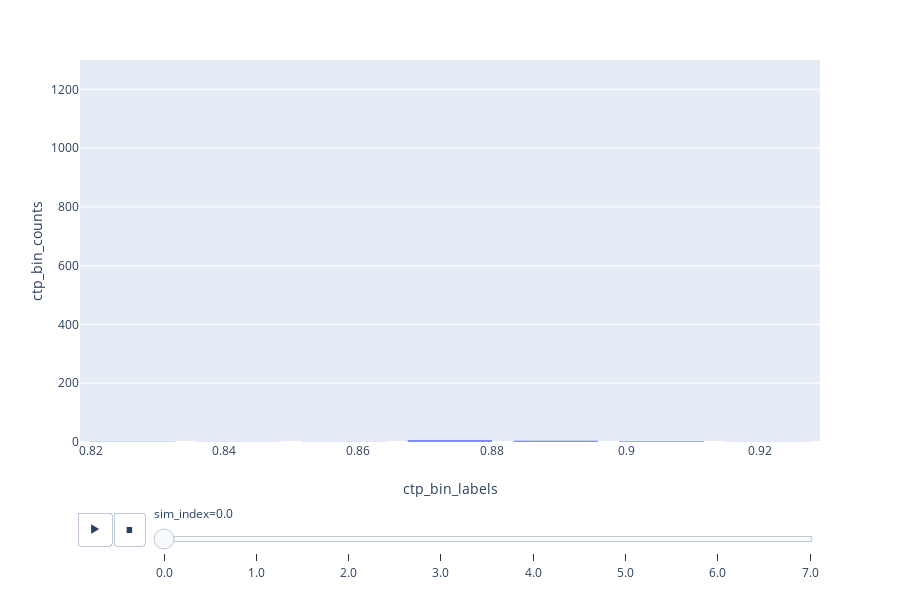

Notebook code for this chart:
### Markdown cell above
More simulations!

### Code cell
draw_interactive_bar_plot_for_simulations(
    make_df_for_simulations(simulate_ctp)
)

### Figure 1 — Plotly figure (JSON) as saved in the notebook; plotly's stock layout.template omitted (floating-point values rounded to 4 significant figures)
{"data": [{"alignmentgroup": "True", "hovertemplate": "sim_index=0.0<br>ctp_bin_labels=%{x}<br>ctp_bin_counts=%{y}<extra></extra>", "legendgroup": "", "marker": {"color": "#636efa"}, "name": "", "offsetgroup": "", "orientation": "v", "showlegend": false, "textposition": "auto", "type": "bar", "uid": "88f2a403-6a33-4c51-899f-ef8074cccb6e", "x": [0.8263, 0.8421, 0.8579, 0.8737, 0.8895, 0.9053, 0.9211], "xaxis": "x", "y": [2, 1, 1, 7, 5, 3, 1], "yaxis": "y"}], "layout": {"barmode": "relative", "grid": {"xaxes": ["x"], "xgap": 0.1, "xside": "bottom", "yaxes": ["y"], "ygap": 0.1, "yside": "left"}, "height": 600, "legend": {"tracegroupgap": 0}, "margin": {"t": 60}, "sliders": [{"active": 0, "currentvalue": {"prefix": "sim_index="}, "len": 0.9, "pad": {"b": 10, "t": 60}, "steps": [{"args": [["0.0"], {"frame": {"duration": 0, "redraw": true}, "fromcurrent": true, "mode": "immediate", "transition": {"duration": 0, "easing": "linear"}}], "label": "0.0", "method": "animate"}, {"args": [["1.0"], {"frame": {"duration": 0, "redraw": true}, "fromcurrent": true, "mode": "immediate", "transition": {"duration": 0, "easing": "linear"}}], "label": "1.0", "method": "animate"}, {"args": [["2.0"], {"frame": {"duration": 0, "redraw": true}, "fromcurrent": true, "mode": "immediate", "transition": {"duration": 0, "easing": "linear"}}], "label": "2.0", "method": "animate"}, {"args": [["3.0"], {"frame": {"duration": 0, "redraw": true}, "fromcurrent": true, "mode": "immediate", "transition": {"duration": 0, "easing": "linear"}}], "label": "3.0", "method": "animate"}, {"args": [["4.0"], {"frame": {"duration": 0, "redraw": true}, "fromcurrent": true, "mode": "immediate", "transition": {"duration": 0, "easing": "linear"}}], "label": "4.0", "method": "animate"}, {"args": [["5.0"], {"frame": {"duration": 0, "redraw": true}, "fromcurrent": true, "mode": "immediate", "transition": {"duration": 0, "easing": "linear"}}], "label": "5.0", "method": "animate"}, {"args": [["6.0"], {"frame": {"duration": 0, "redraw": true}, "fromcurrent": true, "mode": "immediate", "transition": {"duration": 0, "easing": "linear"}}], "label": "6.0", "method": "animate"}, {"args": [["7.0"], {"frame": {"duration": 0, "redraw": true}, "fromcurrent": true, "mode": "immediate", "transition": {"duration": 0, "easing": "linear"}}], "label": "7.0", "method": "animate"}], "x": 0.1, "xanchor": "left", "y": 0, "yanchor": "top"}], "updatemenus": [{"buttons": [{"args": [null, {"frame": {"duration": 500, "redraw": true}, "fromcurrent": true, "mode": "immediate", "transition": {"duration": 500, "easing": "linear"}}], "label": "&#9654;", "method": "animate"}, {"args": [[null], {"frame": {"duration": 0, "redraw": true}, "fromcurrent": true, "mode": "immediate", "transition": {"duration": 0, "easing": "linear"}}], "label": "&#9724;", "method": "animate"}], "direction": "left", "pad": {"r": 10, "t": 70}, "showactive": false, "type": "buttons", "x": 0.1, "xanchor": "right", "y": 0, "yanchor": "top"}], "xaxis": {"title": {"text": "ctp_bin_labels"}}, "yaxis": {"range": [0, 1300], "title": {"text": "ctp_bin_counts"}}}}
